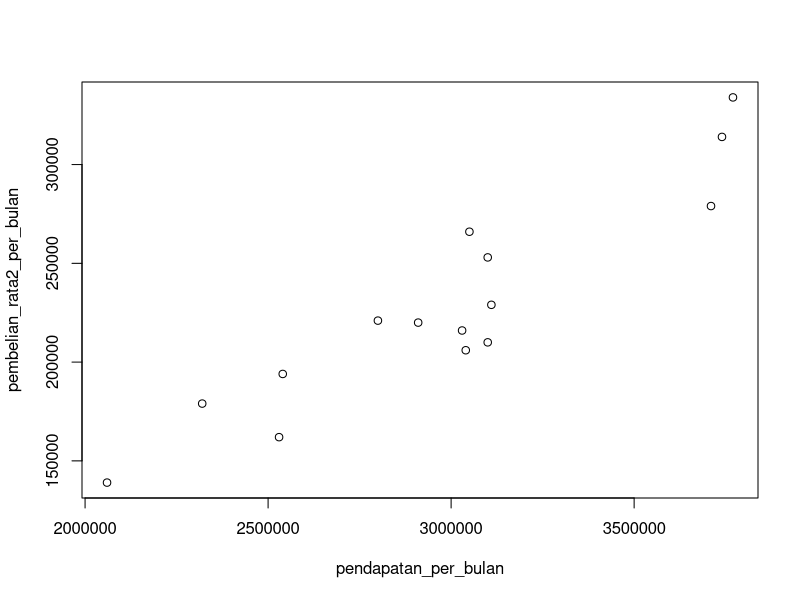

Reproduce this figure in R.
pendidikan_terakhir = factor(rep(c(1,2,3),5))
levels(pendidikan_terakhir) = c("SMP", "SMA", "Kuliah")
tingkat_kesejahteraan = factor(sort(rbinom(15, size=3, prob = 0.5)))
levels(tingkat_kesejahteraan) = c("kurang sejahtera", "cukup sejahtera", "sejahtera", "sangat sejahtera")
pendapatan_per_bulan = round(rnorm(15, mean=3*10^6, sd=0.5*10^6), -4)
pembelian_rata2_per_bulan = round(0.08*pendapatan_per_bulan + 30*10^3*rnorm(15), -3)

jenis_kelamin = factor(c(1,0,0,1,0,1,1,1,0,1,1,0,1,0,0))
levels(jenis_kelamin) = c("perempuan", "laki-laki")
nama_lengkap = c("Muhammad Bustomi", "Rinjani Putri S", "Salsabila Meidita",
         "Faqihudin", "Meisha Siregar", "Raffi Ahmad", "Arief Muhammad", 
         "Tukul Arwana", "Rani Mutia", "Ahmad Badarudin", "Hidayatullah",
         "Annisa Nur", "Ragil Ranituta", "Putri Afifah", "Inayah")

df = data.frame(nama_lengkap, jenis_kelamin, pendidikan_terakhir, tingkat_kesejahteraan, pendapatan_per_bulan, pembelian_rata2_per_bulan)
set.seed(42)
rows <- sample(nrow(df))
df = df[rows,]
View(df)
# write.csv(df, "survey_pelanggan.csv", row.names=FALSE)

plot(pendapatan_per_bulan, pembelian_rata2_per_bulan)
model = lm(pembelian_rata2_per_bulan ~ pendapatan_per_bulan)
summary(model)
model$residuals
